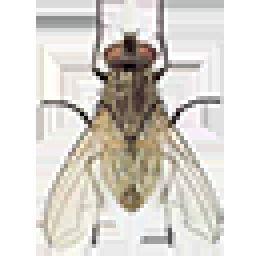
#> input picture image/fly64.png, 64 x 64 px, found by its file name (shown 4 times larger)
$ python extra_num.py
#> lines starting #> are read from the running program, lines starting #| are printed output that depends on the picture; after the words box and inside, x2 and y2 are one past the last pixel; in counts of white or black regions, pixels touching at a corner belong together
import cv2
import numpy as np

def video_processing():
    cap = cv2.VideoCapture(0)

    fly_img = cv2.imread('images/fly64.png')
#> fly_img is the input picture: shape (64, 64, 3); mean B, G, R 207.7, 213.8, 217.6
    flyH, flyW = fly_img.shape[:2]
#> flyH = 64; flyW = 64

    while True:
        ret, frame = cap.read()
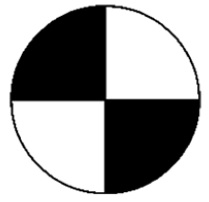
#> input picture image/ref-point.jpg, 209 x 202 px, given in place of the camera
#> frame is the input picture: shape (202, 209, 3); min 0, max 255, mean 163.4
        if not ret:
            break

        height, width = frame.shape[:2]
#> height = 202; width = 209

        gray = cv2.cvtColor(frame, cv2.COLOR_BGR2GRAY)
        gray = cv2.GaussianBlur(gray, (9, 9), 0)
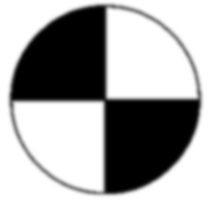
#> gray: shape (202, 209); min 0, max 255, mean 163.4

        circles = cv2.HoughCircles(gray, cv2.HOUGH_GRADIENT, dp=1.2, minDist=100, param1=80, param2=40, minRadius=30, maxRadius=250)
#> circles = [[105, 100.2, 95.4]]
        if circles is not None:
            circles = np.uint16(np.around(circles))
#> circles = [[105, 100, 95]]
            x, y, r = circles[0, 0]
#> x = 105; y = 100; r = 95

            fly_x1 = x - (flyW // 2)
#> fly_x1 = 73
            fly_x2 = fly_x1 + flyH
#> fly_x2 = 137
            fly_y1 = y - (flyH // 2)
#> fly_y1 = 68
            fly_y2 = fly_y1 + flyH
#> fly_y2 = 132

            if 0 <= fly_x1 < width and 0 <= fly_y1 < height and fly_x2 < width and fly_y2 < height:
                fly_region = frame[fly_y1:fly_y2, fly_x1:fly_x2]
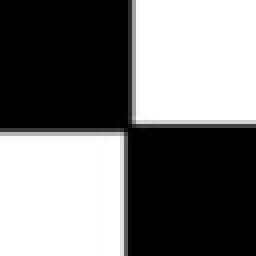
#> fly_region: shape (64, 64, 3) (shown 4 times larger); min 0, max 255, mean 119.7

                if fly_img.shape[2] == 4:
                    alpha_ch = fly_img[:, :, 3] / 255.0
                    for ch in range(3):
                        fly_region[:, :, ch] = (1 - alpha_ch) * fly_region[:, :, ch] + alpha_ch * fly_img[:, :,ch]
                else:
                    frame[fly_y1:fly_y2, fly_x1:fly_x2] = fly_img
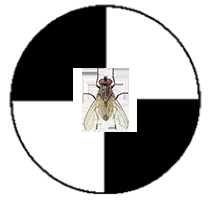
#> frame: shape (202, 209, 3); 8.42% of pixels changed, all inside (x1, y1, x2, y2) = (73, 68, 137, 132)

            print(f"Координаты центра: ({x}, {y})")
#| Координаты центра: (105, 100)

        cv2.imshow('Tracking', frame)

        if cv2.waitKey(1) & 0xFF == ord('q'):
#> (key q is pressed here)
            break

    cap.release()
    cv2.destroyAllWindows()


video_processing()
